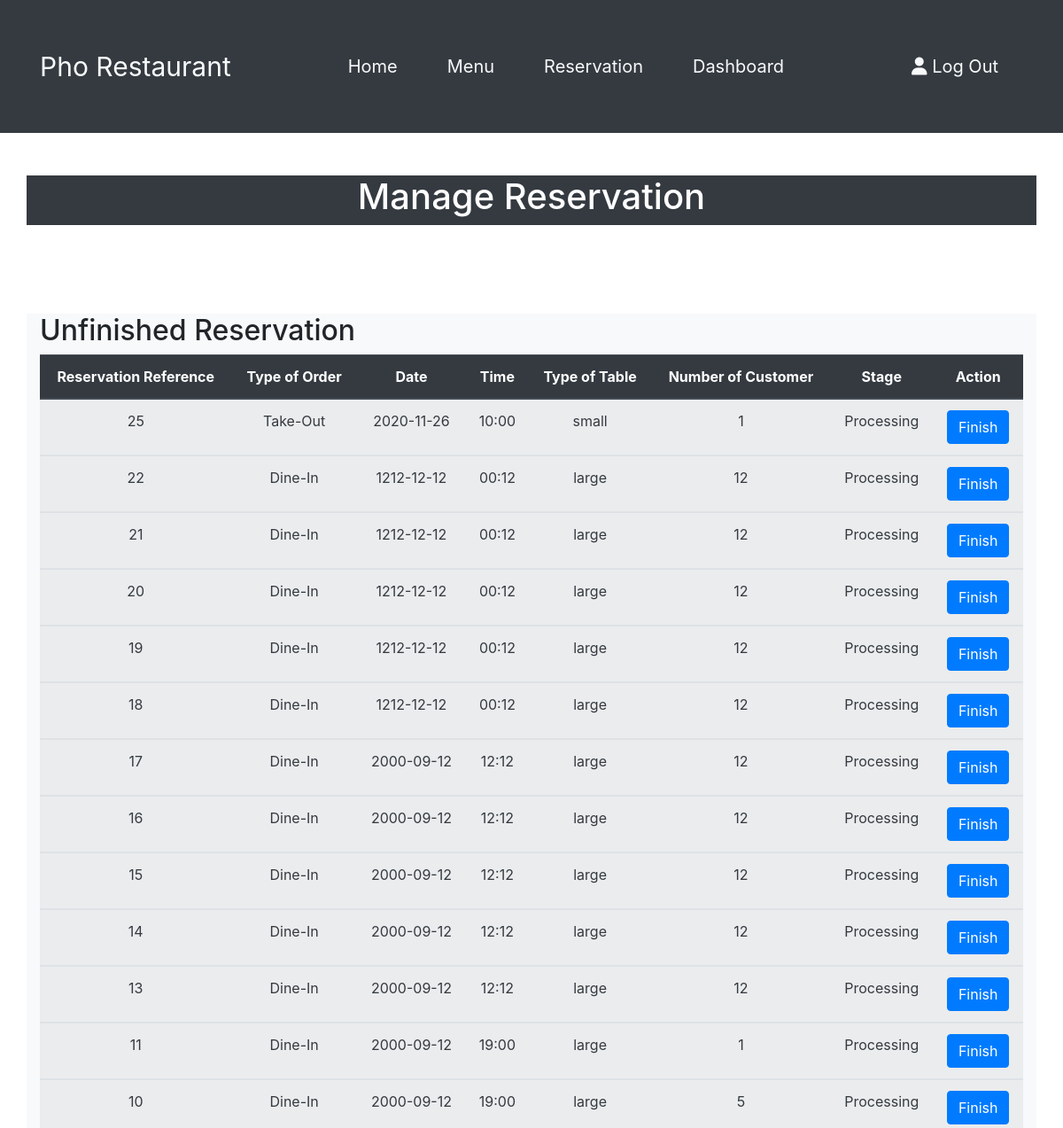
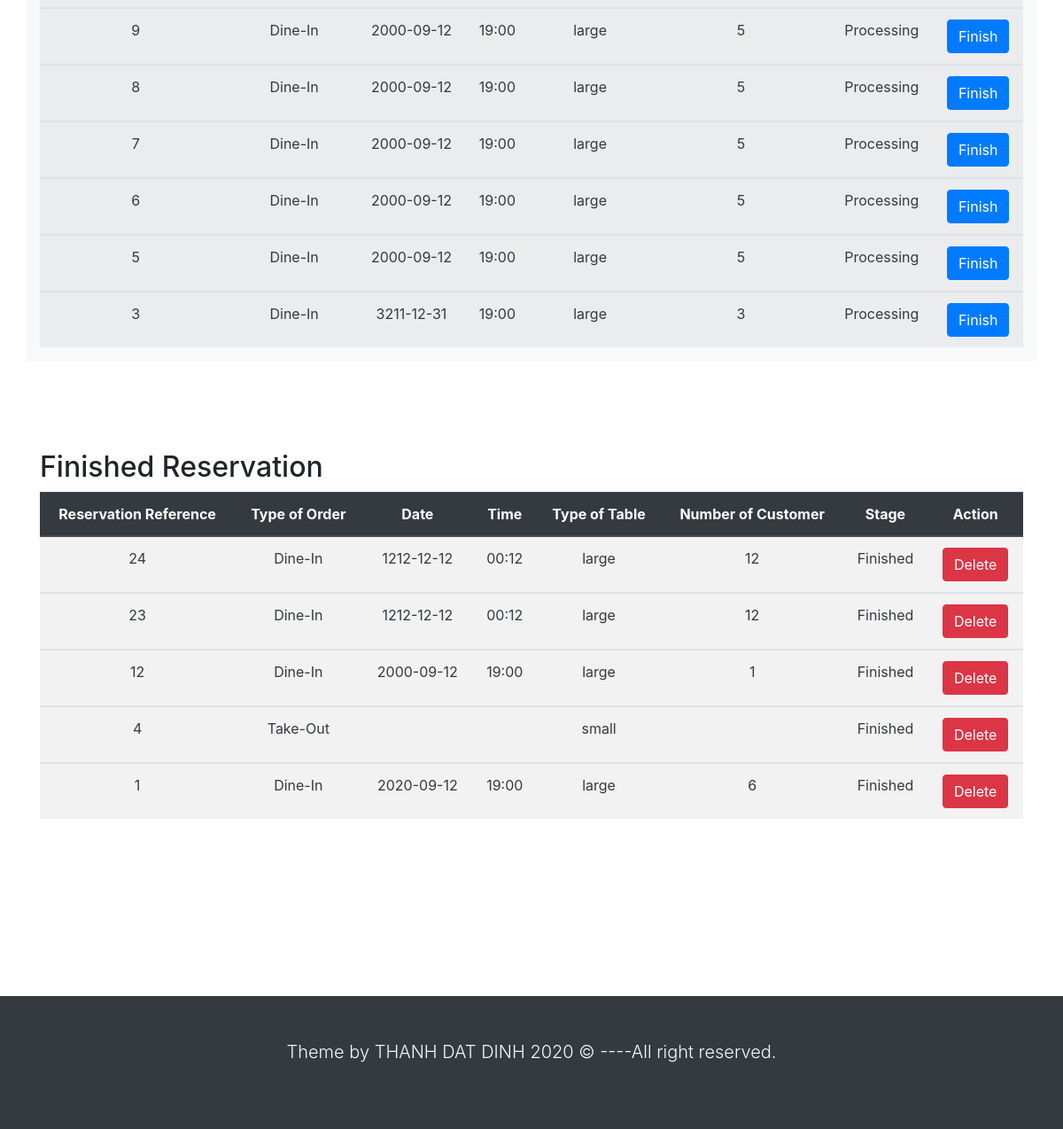
The app's page /manageReservation.php with its own data (2 pictures, top to bottom).
### tables this page shows
CREATE TABLE `reservation` (
  `ReservationReference` int(10) NOT NULL,
  `typeoforder` varchar(50) NOT NULL,
  `date` varchar(50) NOT NULL,
  `time` varchar(50) NOT NULL,
  `TypeofTable` varchar(10) NOT NULL,
  `NumberofCustomer` varchar(50) NOT NULL,
  `Stage` varchar(50) NOT NULL
);

### manageReservation.php (the view, shortened to what this page needs)
<!DOCTYPE html>
<html lang="en">
<head>
    <link rel="stylesheet" href="https://cdn.jsdelivr.net/npm/bootstrap@4.5.3/dist/css/bootstrap.min.css">
    <link rel="stylesheet" href="css/style.css">
</head>
<body >
    <nav class="navbar navbar-expand-lg navbar-dark bg-dark">
        <div class="container" >
            <a href="home.php" class="navbar-brand text-light">Pho Restaurant</a>
            <div class="collapse navbar-collapse" id="navbarcollapseCMS">
                <ul class="navbar-nav m-auto">
                    <li class="nav-item">
                        <a href="home.php" class="nav-link text-light">Home</a>
                    </li>
                    <li class="nav-item">
                        <a href="menu.php" class="nav-link text-light">Menu</a>
                    </li>
                    <li class="nav-item">
                        <a href="reservation.php" class="nav-link text-light">Reservation</a>
                    </li>
                    <li class="nav-item">
                        <a href="adminDashboard.php" class="nav-link text-light">Dashboard</a>
                    </li>
                </ul>
                <ul class="navbar-nav">
                    <li class="nav-item">
                        <a href="login.php" class="nav-link text-light"><i class="fas fa-user"></i> Log Out</a>
                    </li>
                </ul>
            </div>
        </div>
    </nav>
    <header >
        <div class="container bg-dark text-white py-0 mt-5">
            <div class="row">
                <div class="col-lg-12 text-center">
                    <h1>Manage Reservation</h1>
                </div>
            </div>
        </div>
    </header>
    <main>
        <section class="container mb-5 bg-light align-items-center" style="min-height:10px;">
            <div class="row">
                <div class="col-lg-12">
                    <h2>Unfinished Reservation</h2>
                    <table class="table table-striped text-center  table-hover">
                        <thead class="thead-dark">
                            <tr>
                                <th>Reservation Reference</th>
                                <th>Type of Order</th>
                                <th>Date</th>
                                <th>Time</th>
                                <th>Type of Table</th>
                                <th>Number of Customer</th>
                                <th>Stage</th>
                                <th>Action</th>
                            </tr>
                        </thead>
                        <?php
                            global $ConnectingDB;
                            $sql = "SELECT * FROM reservation WHERE Stage ='Processing' ORDER BY ReservationReference desc";
                            $stmt = $ConnectingDB->query($sql);
                            while($dataRows=$stmt->fetch()){
                                $reservationReference = $dataRows["ReservationReference"];
                                $typeOfOrder = $dataRows["typeoforder"];
                                $date = $dataRows["date"];
                                $time = $dataRows["time"];
                                $typeOfTable = $dataRows["TypeofTable"];
                                $numberOfCustomer = $dataRows["NumberofCustomer"];
                                $Stage = $dataRows["Stage"];
                        ?>
                        <tbody class="tbody table-striped  text-dark">
                            <tr>
                                <td><?php echo $reservationReference;?> </td>
                                <td><?php echo $typeOfOrder;?></td>
                                <td><?php echo $date;?></td>
                                <td><?php echo $time;?></td>
                                <td><?php echo $typeOfTable;?></td>
                                <td><?php echo $numberOfCustomer;?></td>
                                <td><?php echo $Stage;?></td>
                                <td><a href="approveReservation.php?ReservationReference=<?php echo $reservationReference;?>" class="btn btn-primary">Finish</a></td>
                            </tr>
                        </tbody>
                            <?php };?>
                    </table>
                </div>
            </div>
        </section>
        <section class="container">
            <div class="row">
                <div class="col-lg-12">
                    <h2>Finished Reservation</h2>
                    <table class="table table-striped text-center table-hover">
                        <thead class="thead-dark">
                            <tr>
                                <th>Reservation Reference</th>
                                <th>Type of Order</th>
                                <th>Date</th>
                                <th>Time</th>
                                <th>Type of Table</th>
                                <th>Number of Customer</th>
                                <th>Stage</th>
                                <th>Action</th>
                            </tr>
                        </thead>
                        <?php
                            global $ConnectingDB;
                            $sql = "SELECT * FROM reservation WHERE Stage ='Finished' ORDER BY ReservationReference desc";
                            $stmt = $ConnectingDB->query($sql);
                            while($dataRows=$stmt->fetch()){
                                $reservationReference = $dataRows["ReservationReference"];
                                $typeOfOrder = $dataRows["typeoforder"];
                                $date = $dataRows["date"];
                                $time = $dataRows["time"];
                                $typeOfTable = $dataRows["TypeofTable"];
                                $numberOfCustomer = $dataRows["NumberofCustomer"];
                                $Stage = $dataRows["Stage"];
                        ?>
                        <tbody class="tbody table-striped text-dark">
                            <tr>
                                <td><?php echo $reservationReference;?> </td>
                                <td><?php echo $typeOfOrder;?></td>
                                <td><?php echo $date;?></td>
                                <td><?php echo $time;?></td>
                                <td><?php echo $typeOfTable;?></td>
                                <td><?php echo $numberOfCustomer;?></td>
                                <td><?php echo $Stage;?></td>
                                <td><a href="deleteReservation.php?ReservationReference=<?php echo $reservationReference;?>" class="btn btn-danger">Delete</a></td>
                            </tr>
                        </tbody>
                        <?php };?>
                    </table>
                </div>
            </div>
        </section>
    </main>
    <footer class="text-light mt-3 bg-dark">
        <div class="container">
            <div class="row align-items-center">
                <div class="col text-center align-middle">
                    <p class="lead mt-5">Theme by THANH DAT DINH <span id="year"></span> &copy; ----All right reserved.</p>
                </div>
            </div>
        </div>
    </footer>
</body>
</html>

### css/style.css (style rules this page uses)
.nav-link { font-size: 20px; margin:0 20px; }
.navbar-brand { font-size: 30px;; }
.navbar { min-height: 150px; }
main .container { min-height: 600px; margin-top: 100px; }
body footer { min-height:150px; font-size: 30px; font-weight: bold; }

### records on screen
reservation: ReservationReference "25", typeoforder "Take-Out", date "2020-11-26", time "10:00", TypeofTable "small", NumberofCustomer "1", Stage "Processing"
reservation: ReservationReference "22", typeoforder "Dine-In", date "1212-12-12", time "00:12", TypeofTable "large", NumberofCustomer "12", Stage "Processing"
reservation: ReservationReference "21", typeoforder "Dine-In", date "1212-12-12", time "00:12", TypeofTable "large", NumberofCustomer "12", Stage "Processing"
reservation: ReservationReference "20", typeoforder "Dine-In", date "1212-12-12", time "00:12", TypeofTable "large", NumberofCustomer "12", Stage "Processing"
reservation: ReservationReference "19", typeoforder "Dine-In", date "1212-12-12", time "00:12", TypeofTable "large", NumberofCustomer "12", Stage "Processing"
reservation: ReservationReference "18", typeoforder "Dine-In", date "1212-12-12", time "00:12", TypeofTable "large", NumberofCustomer "12", Stage "Processing"
reservation: ReservationReference "17", typeoforder "Dine-In", date "2000-09-12", time "12:12", TypeofTable "large", NumberofCustomer "12", Stage "Processing"
reservation: ReservationReference "16", typeoforder "Dine-In", date "2000-09-12", time "12:12", TypeofTable "large", NumberofCustomer "12", Stage "Processing"
reservation: ReservationReference "15", typeoforder "Dine-In", date "2000-09-12", time "12:12", TypeofTable "large", NumberofCustomer "12", Stage "Processing"
reservation: ReservationReference "14", typeoforder "Dine-In", date "2000-09-12", time "12:12", TypeofTable "large", NumberofCustomer "12", Stage "Processing"
reservation: ReservationReference "13", typeoforder "Dine-In", date "2000-09-12", time "12:12", TypeofTable "large", NumberofCustomer "12", Stage "Processing"
reservation: ReservationReference "11", typeoforder "Dine-In", date "2000-09-12", time "19:00", TypeofTable "large", NumberofCustomer "1", Stage "Processing"
reservation: ReservationReference "10", typeoforder "Dine-In", date "2000-09-12", time "19:00", TypeofTable "large", NumberofCustomer "5", Stage "Processing"
reservation: ReservationReference "9", typeoforder "Dine-In", date "2000-09-12", time "19:00", TypeofTable "large", NumberofCustomer "5", Stage "Processing"
reservation: ReservationReference "8", typeoforder "Dine-In", date "2000-09-12", time "19:00", TypeofTable "large", NumberofCustomer "5", Stage "Processing"
reservation: ReservationReference "7", typeoforder "Dine-In", date "2000-09-12", time "19:00", TypeofTable "large", NumberofCustomer "5", Stage "Processing"
reservation: ReservationReference "6", typeoforder "Dine-In", date "2000-09-12", time "19:00", TypeofTable "large", NumberofCustomer "5", Stage "Processing"
reservation: ReservationReference "5", typeoforder "Dine-In", date "2000-09-12", time "19:00", TypeofTable "large", NumberofCustomer "5", Stage "Processing"
reservation: ReservationReference "3", typeoforder "Dine-In", date "3211-12-31", time "19:00", TypeofTable "large", NumberofCustomer "3", Stage "Processing"
reservation: ReservationReference "24", typeoforder "Dine-In", date "1212-12-12", time "00:12", TypeofTable "large", NumberofCustomer "12", Stage "Finished"
reservation: ReservationReference "23", typeoforder "Dine-In", date "1212-12-12", time "00:12", TypeofTable "large", NumberofCustomer "12", Stage "Finished"
reservation: ReservationReference "12", typeoforder "Dine-In", date "2000-09-12", time "19:00", TypeofTable "large", NumberofCustomer "1", Stage "Finished"
reservation: ReservationReference "4", typeoforder "Take-Out", TypeofTable "small", Stage "Finished"
reservation: ReservationReference "1", typeoforder "Dine-In", date "2020-09-12", time "19:00", TypeofTable "large", NumberofCustomer "6", Stage "Finished"
